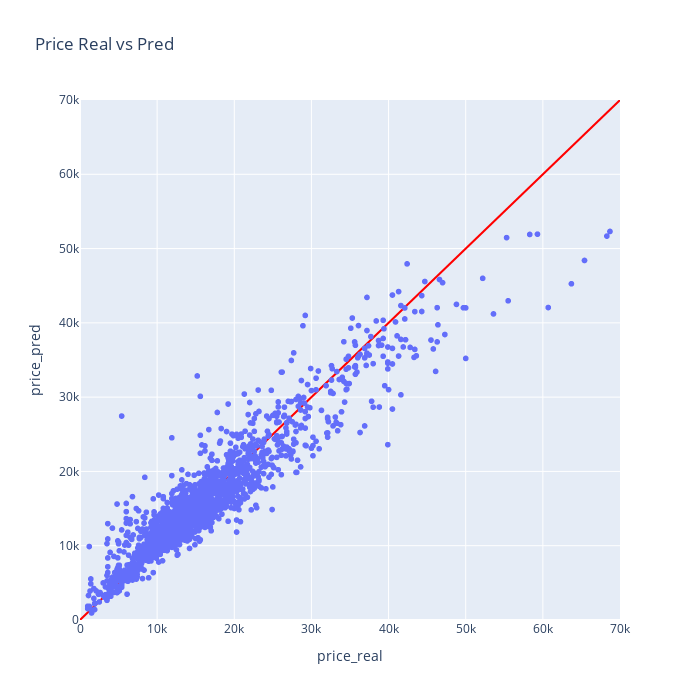

Notebook code cell kept with this figure:
### Code cell
import plotly.express as px

max_value = 70000

fig = px.scatter(results, x='price_real', y='price_pred', title='Price Real vs Pred', width = 700, height = 700)

# Agregar la línea y=x en rojo
fig.add_trace(px.line(x=[0, max_value], y=[0, max_value]).update_traces(line_shape='linear', line_color='red').data[0])

fig.update_xaxes(range=[0, max_value])
fig.update_yaxes(range=[0, max_value])

fig.show()

### Figure 1 — Plotly figure (JSON) as saved in the notebook; plotly's stock layout.template omitted (floating-point values rounded to 4 significant figures; data arrays with more than 128 entries replaced by an {"elided": "..."} marker saying what was removed)
{"data": [{"hovertemplate": "price_real=%{x}<br>price_pred=%{y}<extra></extra>", "legendgroup": "", "marker": {"color": "#636efa", "symbol": "circle"}, "mode": "markers", "name": "", "showlegend": false, "type": "scattergl", "x": {"elided": "1910 int values"}, "xaxis": "x", "y": {"elided": "1910 float values"}, "yaxis": "y"}, {"hovertemplate": "x=%{x}<br>y=%{y}<extra></extra>", "legendgroup": "", "line": {"color": "red", "dash": "solid", "shape": "linear"}, "marker": {"symbol": "circle"}, "mode": "lines", "name": "", "orientation": "v", "showlegend": false, "type": "scatter", "x": [0, 70000], "xaxis": "x", "y": [0, 70000], "yaxis": "y"}], "layout": {"height": 700, "legend": {"tracegroupgap": 0}, "title": {"text": "Price Real vs Pred"}, "width": 700, "xaxis": {"anchor": "y", "domain": [0, 1], "range": [0, 70000], "title": {"text": "price_real"}}, "yaxis": {"anchor": "x", "domain": [0, 1], "range": [0, 70000], "title": {"text": "price_pred"}}}}
